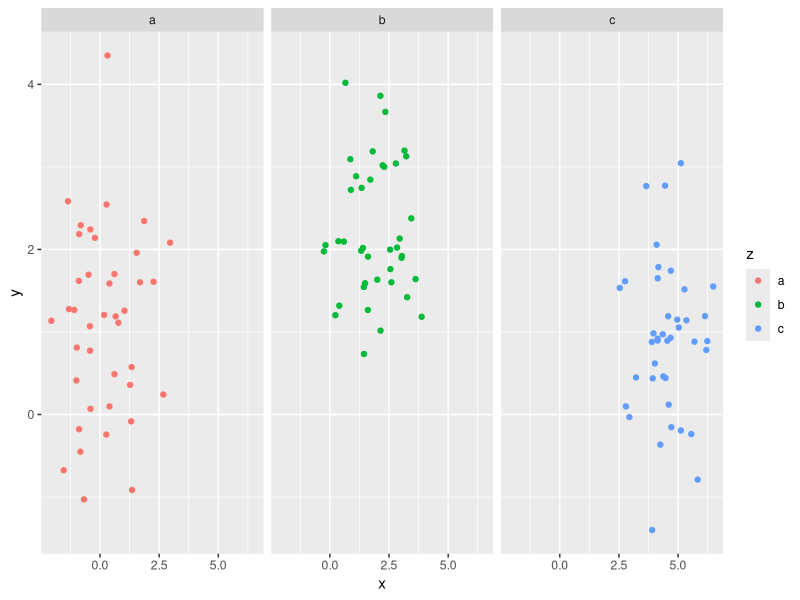

Write the R code that produced this figure.
library(ggplot2)
df <- data.frame(
  x = rnorm(120, c(0, 2, 4)),
  y = rnorm(120, c(1, 2, 1)),
  z = letters[1:3]
)
ggplot(df, aes(x, y)) + 
  geom_point(aes(color=z)) + 
  facet_wrap(~z)
